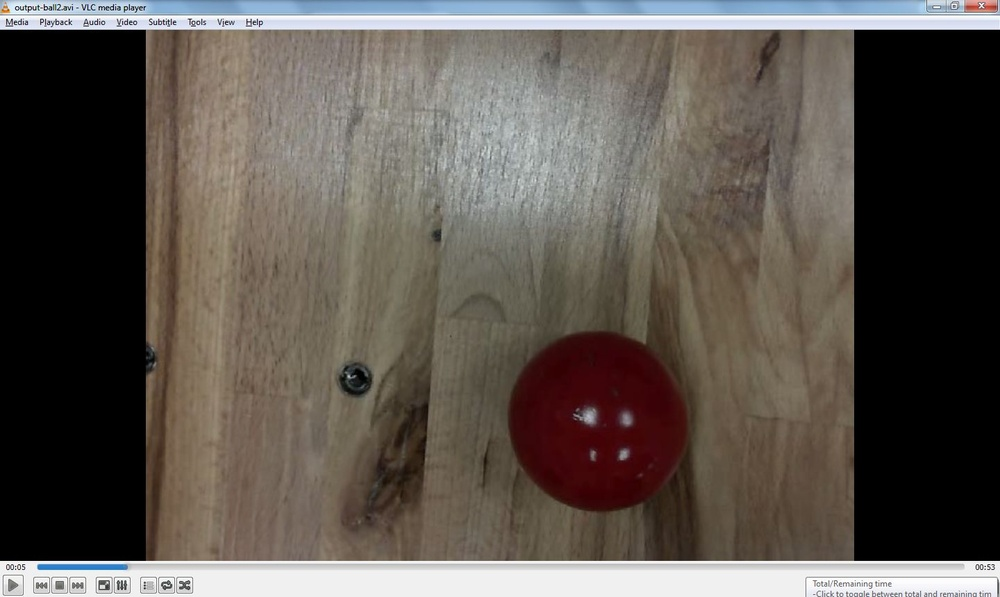
#> input picture docs/images/camera-ball.jpg, 1000 x 597 px, shrunk from 1440 x 860 before the run
$ jupyter execute redball.ipynb   (shell and % lines are left out)
#> lines starting #> are read from the running program, lines starting #| are printed output that depends on the picture; after the words box and inside, x2 and y2 are one past the last pixel; in counts of white or black regions, pixels touching at a corner belong together
# SICK Robot Day 2018
## Red Ball detector

[cell 1]
import cv2
import matplotlib.pyplot as plt

[cell 2]

img = cv2.imread('images/camera-ball.jpg')
#> img is the input picture: shape (597, 1000, 3); mean B, G, R 78.9, 85.6, 92.6
img = cv2.cvtColor(img, cv2.COLOR_BGR2RGB)
plt.imshow(img)

[cell 3]
img = cv2.cvtColor(img, cv2.COLOR_RGB2HSV)
#> img: shape (597, 1000, 3); mean H, S, V 26, 46.6, 94.8
plt.imshow(img)

[cell 4]
gray = cv2.cvtColor(img, cv2.COLOR_RGB2GRAY)
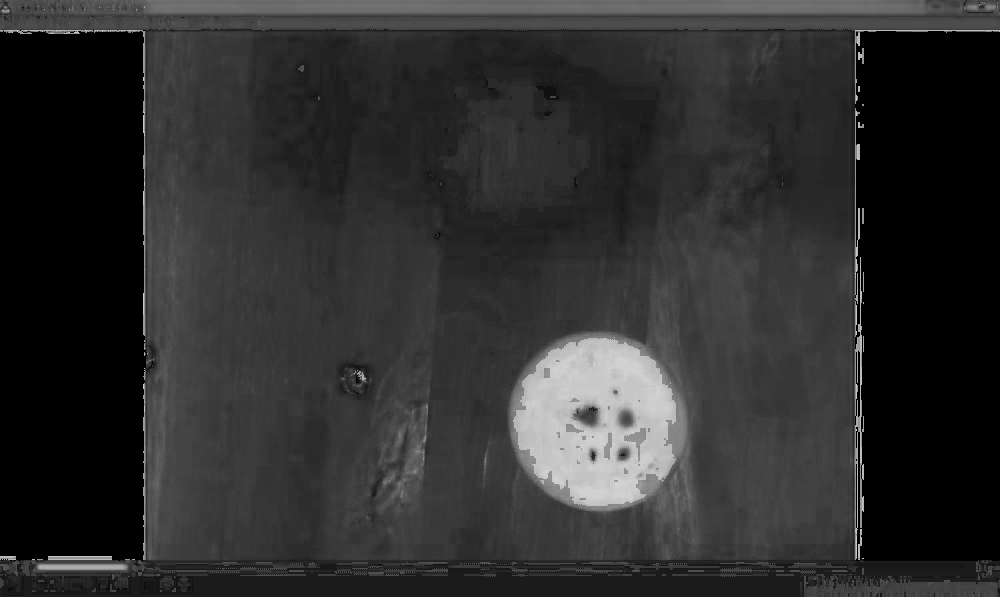
#> gray: shape (597, 1000); min 0, max 211, mean 45.9
level = 100
ret, binary = cv2.threshold(gray, level, 255, cv2.THRESH_BINARY)
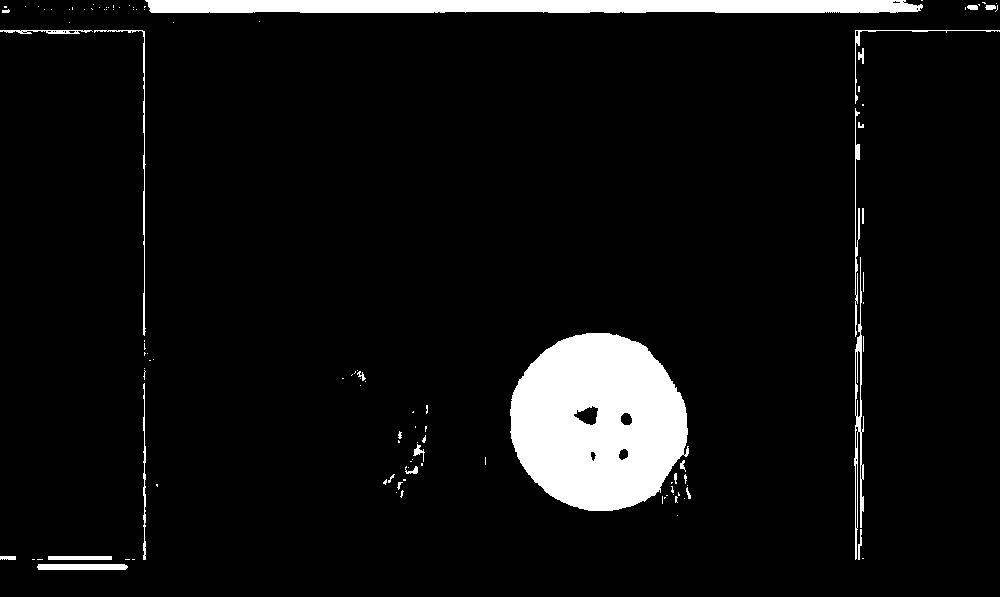
#> binary: shape (597, 1000); 6.5% white; 114 white regions (86 under 20 px), largest, box (x1, y1, x2, y2) and area: (510, 333, 689, 511) 24141, (145, 0, 923, 13) 9686, (854, 257, 864, 560) 1060
#> ret = 100
plt.imshow(binary)
